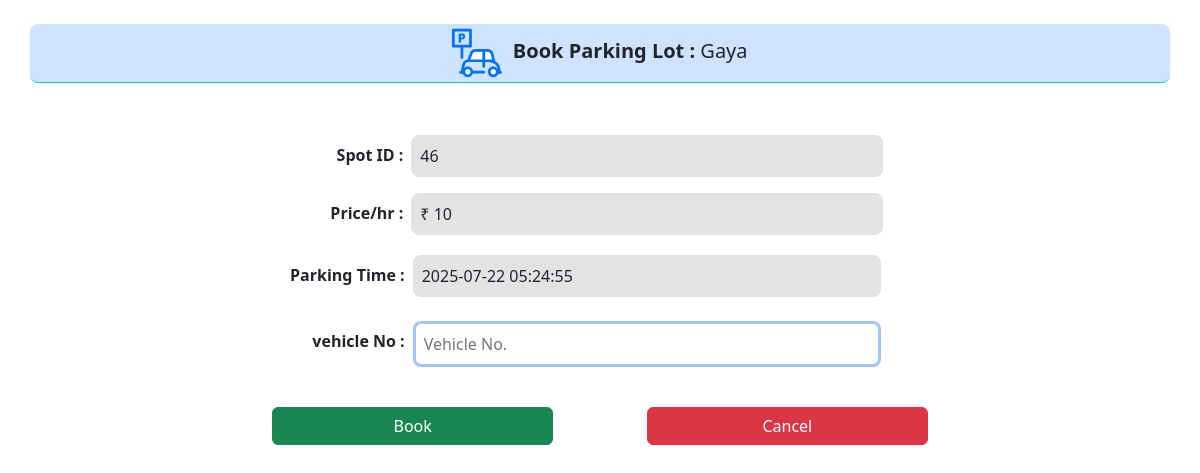
/book/2 (signed in), run on the app's committed database.
### application/models.py (models this page shows)
class Parking_lot(db.Model):
    id = db.Column(db.Integer, primary_key=True ,autoincrement=True)
    max_spots = db.Column(db.Integer(), nullable=False)
    price = db.Column(db.Integer(), nullable=False)
    prime_location = db.Column(db.String(), nullable=False)
    pincode = db.Column(db.Integer(), nullable=False)
    address = db.Column(db.String(), nullable=False)
    spots = db.relationship('Parking_spot', backref='parking_lot', lazy=True)
    bookings = db.relationship('Booking', backref='parking_lot', lazy=True, order_by='Booking.parking')

class Parking_spot(db.Model):
    id = db.Column(db.Integer, primary_key=True ,autoincrement=True)
    lot_id = db.Column(db.Integer(), db.ForeignKey('parking_lot.id'), nullable=False)
    booking_id=db.Column(db.Integer(), nullable=True)
    is_occupied = db.Column(db.Boolean, default=False)
    bookings = db.relationship('Booking', backref='parking_spot', lazy=True, order_by='Booking.parking')

### application/controllers.py (the view, shortened to what this page needs)
@app.route("/book/<int:id>", methods=["GET","POST"])
def book(id):
    if 'user' not in session:
        return redirect(url_for('login'))
    u=User.query.get(session['user'])
    if u.is_admin:
        return redirect(url_for('admin'))
    lot=Parking_lot.query.get(id)
    time=datetime.now()
    spot=None
    for s in lot.spots:
        if not s.is_occupied:
            spot=s
            break
    if not spot:
        flash("Parking Lot is full")
        return redirect(url_for('user'))
    return render_template("book.html", lot=lot, time=time, spot=spot)

### templates/book.html
{% extends 'template.jinja' %}
{% block body %}
<div class="container mt-4">
    <div class="row rounded-3 border-bottom border-info mb-5 bg-primary-subtle justify-content-center">
        <div class="col fs-5 p-1 text-center"> <img src="/static/parking.svg" width="50" height="50" alt="ParkHere">
            <b>&nbsp;Book Parking Lot : </b>{{lot.prime_location}}
        </div>
    </div>
    <div class="row justify-content-center mb-2 p-1">
        <div class="col-3 p-2 text-end"> <b>Spot ID :</b>
        </div>
        <div class="col-5 bg-secondary-subtle border rounded-3 p-2 ">{{spot.id}}
        </div>
        <div class="col-2 ">
        </div>
    </div>
    <div class="row justify-content-center mb-2 p-1">
        <div class="col-3 p-2 text-end"> <b>Price/hr :</b>
        </div>
        <div class="col-5 bg-secondary-subtle border rounded-3 p-2 ">₹ {{lot.price}}
        </div>
        <div class="col-2 ">
        </div>
    </div>
    <div class="row justify-content-center mb-2 p-2">
        <div class="col-3 p-2 text-end"> <b>Parking Time :</b>
        </div>
        <div class="col-5 bg-secondary-subtle border rounded-3 p-2 ">{{time}}
        </div>
        <div class="col-2 ">
        </div>
    </div>
    <form method="post">
        <div class="row justify-content-center mb-4 p-2">
            <div class="col-3 p-2 text-end"> <b>vehicle No :</b>
            </div>
            <input class="col-5 border border-3 border-primary-subtle rounded-3 p-2"
                   type="text" placeholder="Vehicle No." name="vehicle">
            <div class="col-2">
            </div>
        </div>
        <div class="row justify-content-center mb-2 p-2">
            <button class='col-3 btn btn-success' type="submit" name="action" value="book">Book</button>
            <div class="col-1 ">
            </div>
            <a class='col-3 btn btn-danger' href="/">Cancel</a>
        </div>
    </form>
</div>
{% endblock %}

### data on the page
Parking_lot: prime_location "Gaya", price "10"
Parking_spot: id "46"
